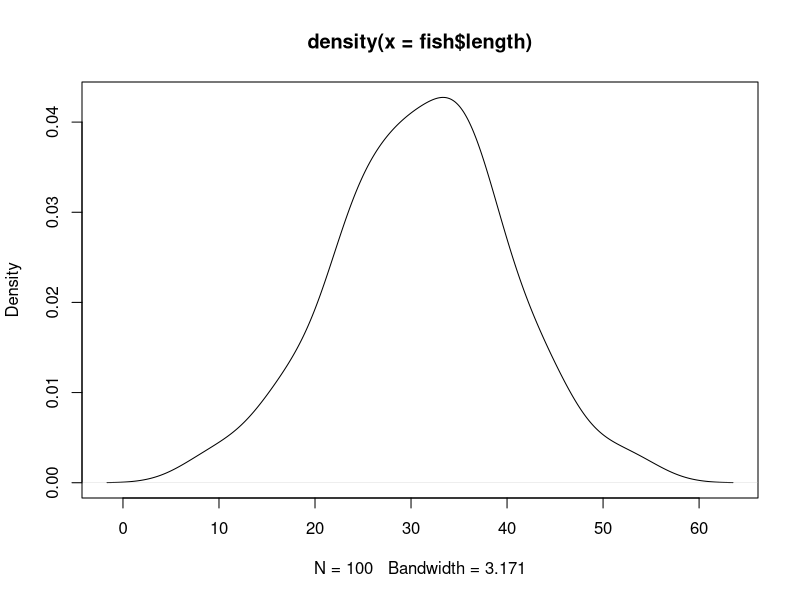
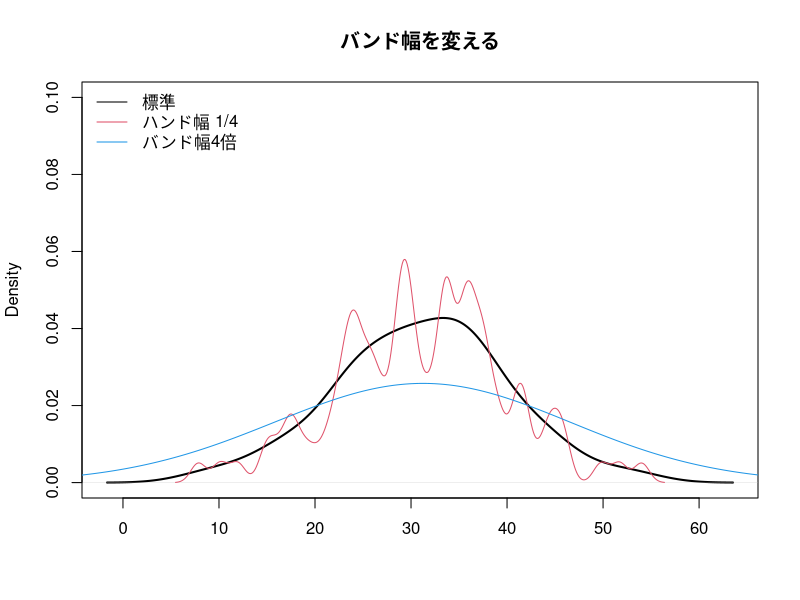
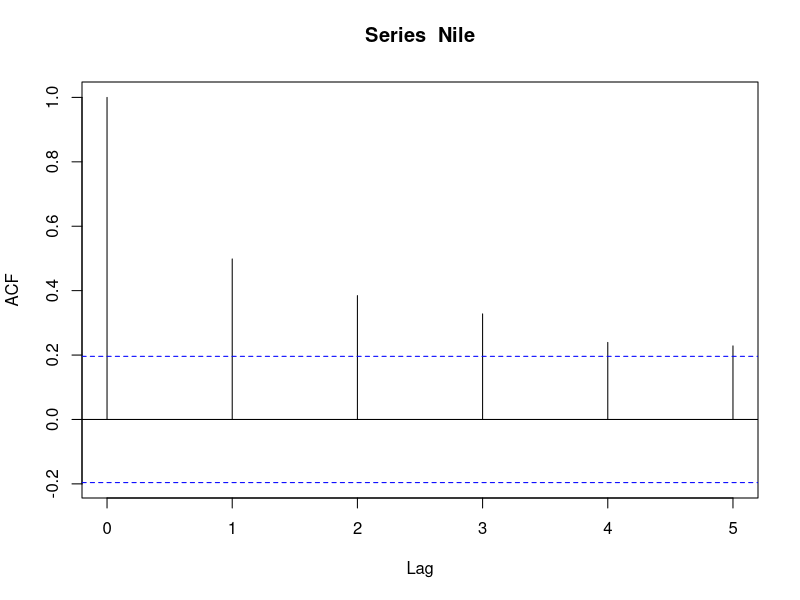

These figures' R source, in order:
## ---- chunk 1
knitr::opts_chunk$set(echo = TRUE)
## ---- chunk 2
matrix_1 <- matrix(
  data = 1:10, #データ
  nrow = 2, #２行にする
  byrow = TRUE #行(横)の順番で格納する
  
)
matrix_1

#行名と列名を格納
rownames(matrix_1) <- c("Row1", "Row2")
colnames(matrix_1) <- c("Col1", "Col2", "Col3", "Col4", "Col5")
matrix_1
## ---- chunk 3
array_1 <- array(
  data = 1:30, #データ
  dim = c(3,5,2) #行数、列数、行列の数
)
array_1
## ---- chunk 4
data_frame_1 <- data.frame(
  col1 = c("A", "B", "C", "D", "E"),
  col2 = c(1,2,3,4,5)
)
data_frame_1
## ---- chunk 5
list_1 <- list(
  chara = c("A", "B", "C"),
  matrix = matrix_1,
  df = data_frame_1
)
list_1
## ---- chunk 6
set.seed(1)
fish <- data.frame(rnorm(100, 30, 10))
colnames(fish) <- c("length")
head(fish)
## ---- chunk 7
kernel_density <- density(fish$length)
plot(kernel_density)
## ---- chunk 8
#バンド幅をadjust倍に変更します
#バンド幅を大きくとると、分布関数は滑らかに近似され、真の分布関数とは異なったものになってしまう
#hを小さくすると、必要以上に凸凹になり、真の分布関数とかかけ離れたものになってしまう
kernel_density_quarter <- density(fish$length, adjust = 0.25)
# kernel_density_quarter <- density(fish$length, adjust = 0.7)
kernel_density_quadruple <- density(fish$length, adjust = 4)
# kernel_density_quadruple <- density(fish$length, adjust = 8)

#結果の可視化
plot(kernel_density, 
     lwd = 2, #線の太さ
     xlab = "", #x軸のラベル名称をなくす
     ylim = c(0, 0.1), #y軸の範囲
     main = " バンド幅を変える " #グラフのタイトル
     )
lines(kernel_density_quarter, col = 2)
lines(kernel_density_quadruple, col = 4)

legend(
  "topleft", #凡例の位置
  col = c(1,2,4), #線の色
  lwd = 1, #線の太さ
  bty = "n", #凡例の囲み線を消す
  legend = c("標準", "ハンド幅 1/4", "バンド幅4倍")
)
## ---- chunk 9
# Nile というデータを使う
# 過去のデータと今のデータの相関係数を、自己相関係数という
# 標本から作成されたものは、標本自己相関と呼ばれる
Nile

# 標本自己共分散
acf(
  Nile, #データ
  type = "covariance", #自己共分散を計算
  plot = F,
  lag.max = 5
)

# 標本自己相関
acf(
  Nile, #データ
  plot = F,
  lag.max = 5
)

# 標本自己相関(コレログラムの表示あり)
# 左軸の縦棒は、0時点前の自己相関を表す
# 自己相関の値がプラスになっているので、「前の時点の値が大きければ、次の時点の値も大きくなる」ということを表す
# 青色は、95%信頼区間
acf(
  Nile, #データ
  plot = T,
  lag.max = 5
)
